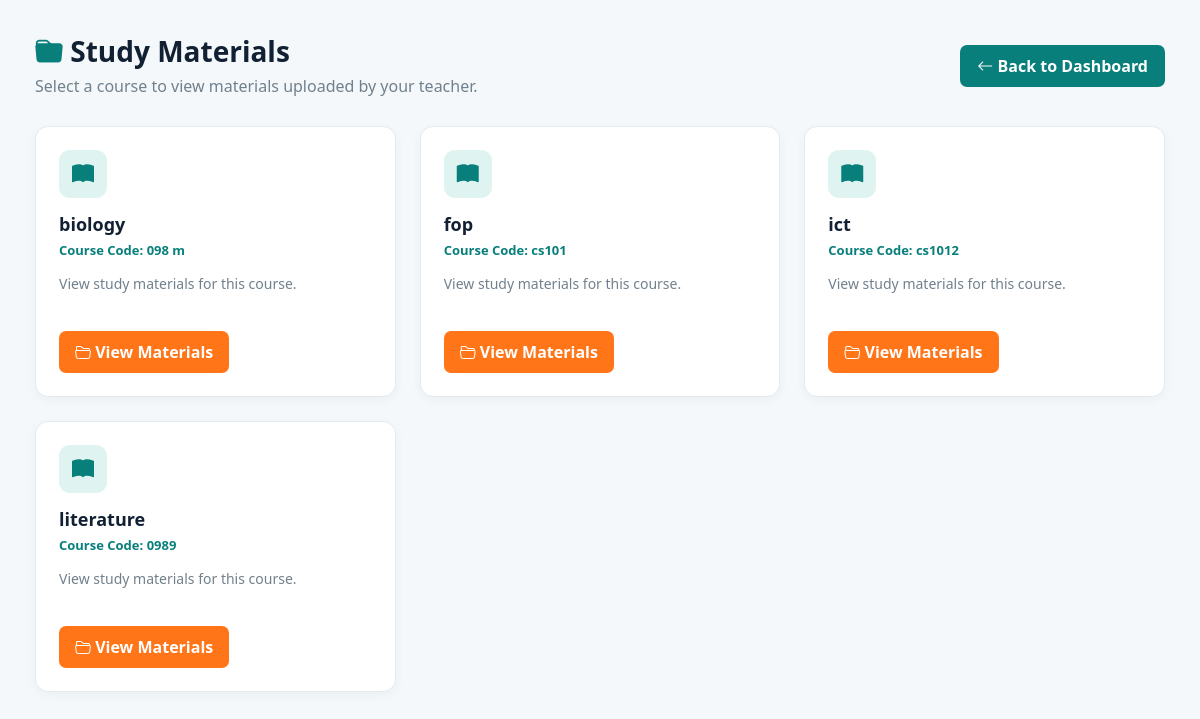
/student/materials.php (signed in), run on the app's committed database.
### tables this page shows
CREATE TABLE `courses` (
  `id` int(11) NOT NULL,
  `department_id` int(11) NOT NULL,
  `teacher_id` int(11) DEFAULT NULL,
  `course_code` varchar(50) NOT NULL,
  `course_name` varchar(150) NOT NULL,
  `description` text DEFAULT NULL,
  `credit_hours` int(11) DEFAULT 3,
  `created_at` timestamp NOT NULL DEFAULT current_timestamp()
);

### student/materials.php (the view, shortened to what this page needs)
<?php
include "../includes/db.php";
$student_id = $_SESSION['user_id'];
    ?>
    <?php
$courses_sql = "
    SELECT
        courses.id,
        courses.course_code,
        courses.course_name,
        courses.description
    FROM enrollments
    INNER JOIN courses
        ON enrollments.course_id = courses.id
    WHERE enrollments.student_id = ?
    ORDER BY courses.course_name ASC
";
$courses_stmt = mysqli_prepare(
    $conn,
    $courses_sql
);
mysqli_stmt_bind_param(
    $courses_stmt,
    "i",
    $student_id
);
mysqli_stmt_execute($courses_stmt);
$courses_result = mysqli_stmt_get_result(
    $courses_stmt
);
?>
<!DOCTYPE html>
<html lang="en">
<head>
    <link
        href="https://cdn.jsdelivr.net/npm/bootstrap@5.3.3/dist/css/bootstrap.min.css"
        rel="stylesheet"
    >
    <link
        rel="stylesheet"
        href="https://cdn.jsdelivr.net/npm/bootstrap-icons@1.11.3/font/bootstrap-icons.min.css"
    >
</head>
<body>
<div class="main-content">
    <div class="page-header">
        <div class="d-flex justify-content-between align-items-center flex-wrap gap-3">
            <div>
                <h2>
                    <i class="bi bi-folder-fill"
                       style="color:#087f7b;"></i>
                    Study Materials
                </h2>
                <p>
                    Select a course to view materials uploaded by your teacher.
                </p>
            </div>
            <a
                href="dashboard.php"
                class="btn-back"
            >
                <i class="bi bi-arrow-left"></i>
                Back to Dashboard
            </a>
        </div>
    </div>
    <?php if (mysqli_num_rows($courses_result) > 0): ?>
        <div class="row g-4">
            <?php while ($course = mysqli_fetch_assoc($courses_result)): ?>
                <div class="col-lg-4 col-md-6">
                    <div class="course-card">
                        <div class="course-icon">
                            <i class="bi bi-book-fill"></i>
                        </div>
                        <h5>
                            <?php
                            echo htmlspecialchars(
                                $course['course_name']
                            );
                            ?>
                        </h5>
                        <div class="course-code">
                            Course Code:
                            <?php
                            echo htmlspecialchars(
                                $course['course_code']
                            );
                            ?>
                        </div>
                        <p>
                            <?php
                            if (!empty($course['description'])) {
                                echo htmlspecialchars(
                                    $course['description']
                                );
                            } else {
                                echo "View study materials for this course.";
                            }
                            ?>
                        </p>
                        <a
                            href="materials.php?course_id=<?php echo $course['id']; ?>"
                            class="btn-theme"
                        >
                            <i class="bi bi-folder2-open"></i>
                            View Materials
                        </a>
                    </div>
                </div>
            <?php endwhile; ?>
        </div>
    <?php endif; ?>
</div>
</body>
</html>

### student/materials.php (style rules this page uses)
body { background: #f4f8fa; font-family: "Segoe UI", Inter, Arial, sans-serif; color: #122033; }
.main-content { padding: 35px; }
.page-header { margin-bottom: 28px; }
.page-header h2 { font-size: 28px; font-weight: 700; color: #122033; margin-bottom: 5px; }
.page-header p { color: #71808d; margin: 0; }
.course-card { background: white; border: 1px solid #e4ebef; border-radius: 13px; padding: 23px; height: 100%; box-shadow: 0 3px 12px rgba(18,32,51,.04); transition: .2s ease; }
.course-icon { width: 48px; height: 48px; border-radius: 11px; background: #dff3f1; color: #087f7b; display: flex; align-items: center; justify-content: center; font-size: 22px; margin-bottom: 16px; }
.course-card h5 { font-size: 18px; font-weight: 700; margin-bottom: 6px; }
.course-code { color: #087f7b; font-size: 13px; font-weight: 700; margin-bottom: 12px; }
.course-card p { color: #71808d; font-size: 14px; min-height: 42px; }
.btn-theme { background: #ff7518; color: white; border: none; border-radius: 7px; padding: 9px 16px; font-weight: 700; text-decoration: none; display: inline-block; }
.btn-back { background: #087f7b; color: white; border: none; border-radius: 7px; padding: 9px 17px; font-weight: 600; text-decoration: none; }

### data on the page
courses: course_name "biology", course_code "098 m", description "View study materials for this course."
courses: course_name "fop", course_code "cs101", description "View study materials for this course."
courses: course_name "ict", course_code "cs1012", description "View study materials for this course."
courses: course_name "literature", course_code "0989", description "View study materials for this course."
